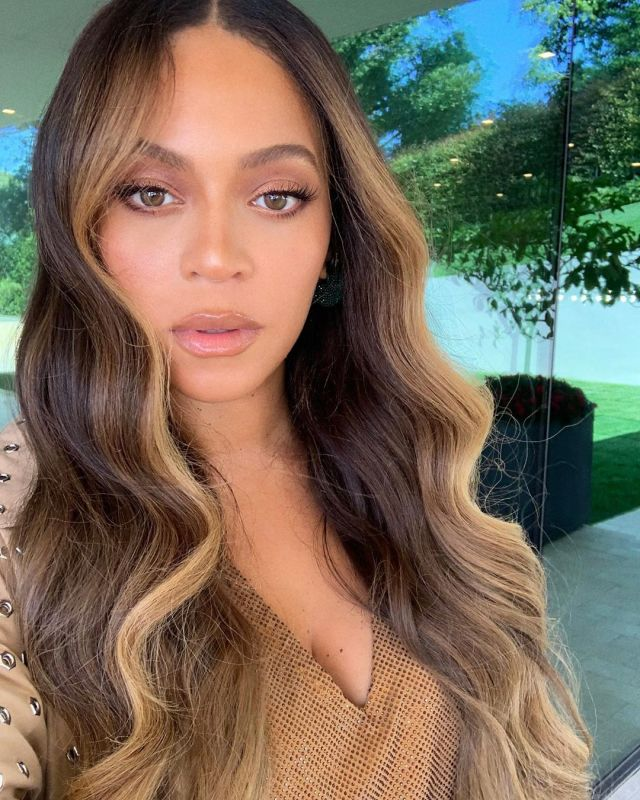
#> input picture imagens/beyonce.jpg, 640 x 800 px, given in place of video.mov, which was not available
$ python blur-rosto.py
#> lines starting #> are read from the running program, lines starting #| are printed output that depends on the picture; pictures that were not available may be replaced by others from this repository, and a replacement may not be noted
# Projeto Blur no Rosto - Python e OpenCV
# Autor: Iuri Lopes Almeida
# Perfil GitHub: https://github.com/Iuri-Almeida
# Data: 20/05/2020
# Descrição: Esse programa foi escrito em Python e usou a biblioteca OpenCV
# 			 como base. Ele faz o famoso blur no rosto de uma pessoa, uma
# 			 coisa que vemos em entrevistas onde o entrevistado não quer
# 			 mostrar o rosto. Enfim, ele basicamente só tem a necessidade
# 			 de entrada de um dado por parte do usuário, que é o caminho
# 			 da imagem que deseja aplicar o blur (em vídeo não há necessidade).
# 			 Além disso, você pode fazer a alteração dos cascades para o que
# 			 melhor se encaixar para o seu uso. Esses cascades se encontram
# 			 na pasta do próprio projeto. Fora isso é só usar e fazer os
# 			 os ajustes que julgar necessário. :)
# Forma de uso: python blur-rosto.py


# Importações necessárias para uso.
import cv2
import imutils


# Função responsável por fazer o blur em uma imagem.
# [78 lines left out: function blurRostoImagem, not called in this run]


# Função responsável por fazer o blur em vídeo, usando a webcam.
def blurRostoWebcam():

	print("[INFO] Iniciando o programa...")

	# Abre a webcam. Você pode configurar para o programa rodar em
	# um vídeo de sua escolha. Basta colocar o caminho do vídeo como
	# parâmetro da função VideoCapture().
	# Obs.: O 0 significa que é para ele abrir a webcam.
	captura = cv2.VideoCapture("imagens/video.mov")

	# Local onde o código irá se basear para detectar o que é um rosto.
	# Obs.: Cascade é um arquivo .xml que contém as características do
	# 		que é e não é um rosto humano.
	# Obs.: Tem alguns outros cascades na pasta que você pode testar e
	# 		ver qual melhor se encaixa no seu projeto.
	cascade = cv2.CascadeClassifier("cascades-rosto/haarcascade_frontalface_alt2.xml")

	print("[INFO] Programa iniciado!")

	print("[INFO] Aperte a tecla 'q' para fechar.")

	# Cada loop do while represta um frame do vídeo.
	while True:

		# Faz a leitura de cada frame do vídeo.
		ret, frame = captura.read()
#> frame is the input picture: shape (800, 640, 3); mean B, G, R 90.4, 106.5, 118.7

		# Se não houver vídeo, interrompa.
		if not ret:

			print("Erro na apresentação do vídeo.")

			break

		# Redimensione a imagem.
		frame = imutils.resize(frame, width=600)
#> frame: shape (750, 600, 3)

		# Converta a cor da imagem de BRG (padrão do OpenCV) para GRAY.
		gray_frame = cv2.cvtColor(frame, cv2.COLOR_BGR2GRAY)
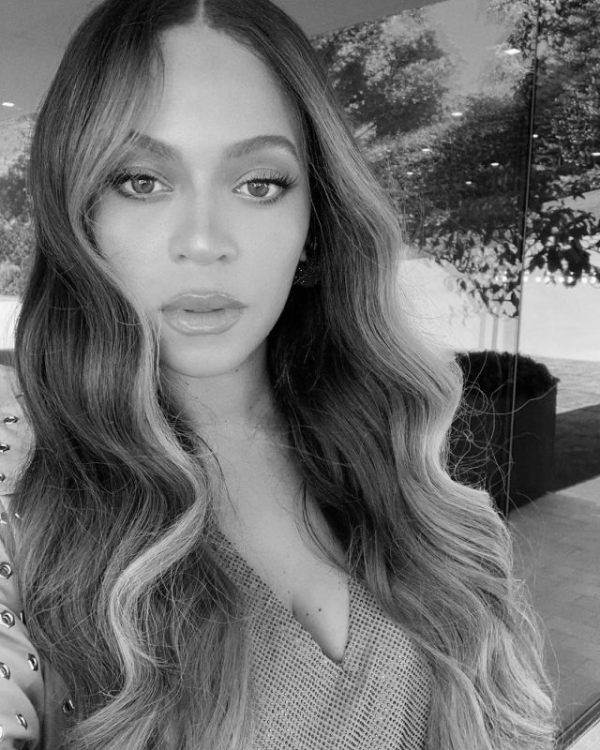
#> gray_frame: shape (750, 600); min 0, max 252, mean 108.3

		# Função responsável por detectar o que é um rosto e armazenar dentro
		# de um array (faces) as coordenadas de onde está esse possível rosto.
		# Obs.: Essa função faz a detecção do rosto dentro de um retângulo,
		# 		logo, essas coordenadas são as de início (x e y) e o tamanho do
		# 		retângulo que está em volta do rosto (a e l).
		# Obs.: Essa detecção de faces não é muito perfeita, mas já é um bom começo.
		faces = cascade.detectMultiScale(gray_frame)
#> faces = [[65, 79, 276, 276]]

		# Para cada x, y, a, l dentro de faces faça isso:
		# Obs.: Cada sessão do array faces contém as coordenadas do rosto identificado.
		# x -> coordenada inicial no eixo x.
		# y -> coordenada incial no eixo y.
		# a -> altura do retângulo que está em volta do rosto.
		# l -> largura do retângulo que está em volta do rosto.
		for x, y, a, l in faces:

			# Coordenadas iniciais do retângulo.
			inicioX = x
			inicioY = y

			# Coordenadas finais do retângulo.
			# Obs.: a e l não são coordenadas e sim a altura e largura do retângulo
			# 		que está em volta do rosto.
			fimX = x + a
			fimY = y + l

			# Aqui é onde ocorre o recorte da imagem onde está o rosto, a partir
			# das coordenadas dadas pela função detectMultiScale().
			corteRosto = frame[inicioY : fimY, inicioX : fimX]

			# A função blur() faz exatamente o que o nome diz, ou seja, realiza um blur
			# na imagem que está recebendo, que nesse caso é a imagem de onde foi detectado
			# o rosto. O 2º parâmetro é a intensidade do blur na imagem.
			blur = cv2.blur(corteRosto, (25, 25))

			# Aqui é "colocado de volta" o que foi recortado da imagem inicial, mas
			# agora com o blur.
			frame[inicioY : fimY, inicioX : fimX] = blur
#> this loop made 1 pass
#> (x, y, a, l, inicioX, inicioY, fimX, fimY) on pass 1: (65, 79, 276, 276, 65, 79, 341, 355)
#> pass 1, in blurRostoWebcam, `corteRosto = frame[inicioY : fimY, inicioX : fimX]`:
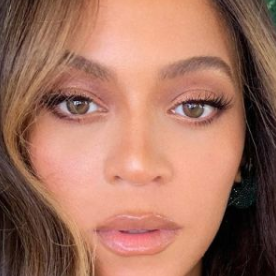
#> corteRosto: shape (276, 276, 3); mean B, G, R 96.2, 114.6, 163.7
#> pass 1, in blurRostoWebcam, `blur = cv2.blur(corteRosto, (25, 25))`:
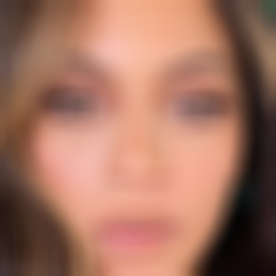
#> blur: shape (276, 276, 3); mean B, G, R 96.2, 114.6, 163.7
#> after the loop:
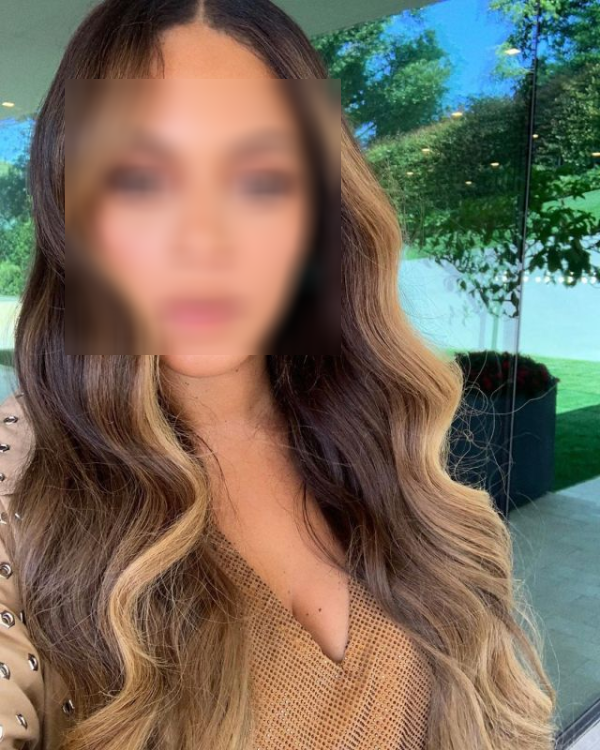
#> frame: shape (750, 600, 3); mean B, G, R 90.4, 106.5, 118.7

		# Mostra a imagem na tela do computador.
		cv2.imshow("Video", frame)

		# Condição para terminar o programa. Se a letra "q" do teclado
		# for apertada, o programa será encerrado.
		key = cv2.waitKey(1) & 0xFF
#> (key q is pressed here)
		if key == ord("q"):
			break

	print("[INFO] Terminando o programa...")

	# Liberando a captura da webcam e fechando todas as janelas abertas.
	captura.release()
	cv2.destroyAllWindows()


# Função principal, onde serão chamadas todas as outras funções.
def main():

	# Chamando a função para fazer o blur pela webcam.
	blurRostoWebcam()

	# Passando o lugar onde a imagem está armazenada. Tem alguns exemplos
	# dentro da pasta imagens. :)
	# caminhoImagem = "imagens/obama.jpg"

	# Chamando a função para fazer o blur em uma imagem.
	# blurRostoImagem(caminhoImagem)


if __name__ == "__main__":
	main()
